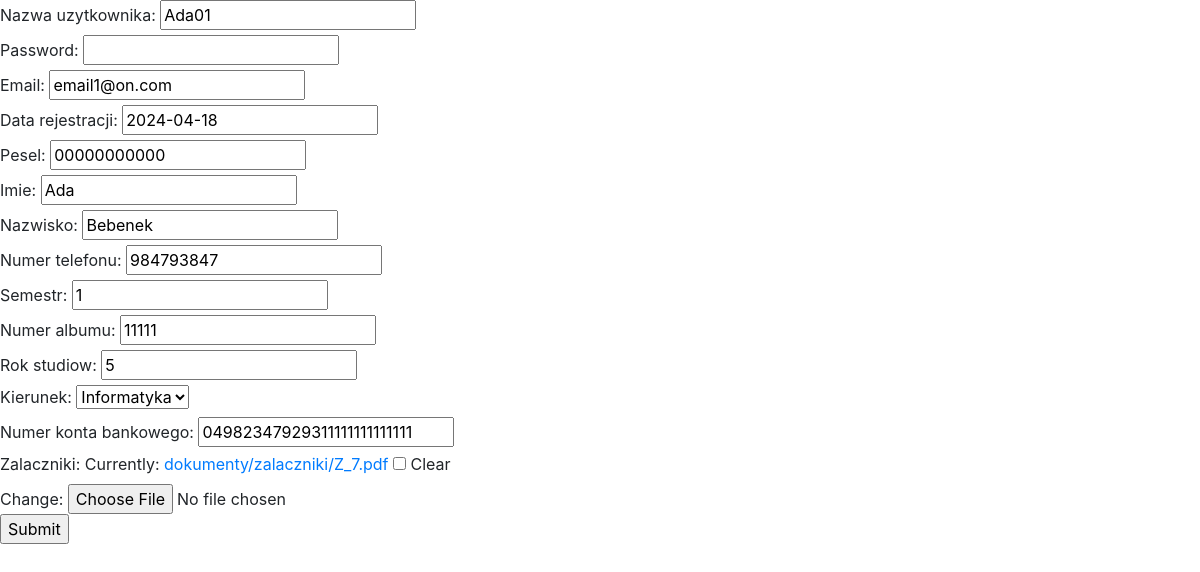
Page /edytuj_studenta/1/ on the committed database.
### api/models.py (models this page shows, shortened)
class Student(AbstractBaseUser):
    id_student = models.IntegerField(primary_key=True, blank=True)
    nazwa_uzytkownika = models.CharField(null=True, unique=True, max_length = 20)
    email = models.CharField(null=True, unique = True, max_length = 60)
    data_rejestracji = models.DateField(null=True)
    ikonka = models.ImageField(null=True, max_length = 50, blank=True, upload_to='dokumenty/ikonki')
    pesel = models.CharField(null=True, unique = True, max_length=11, validators=[validate_digits_only])
    imie = models.CharField(null=True, max_length=20)
    nazwisko = models.CharField(null=True, max_length=35)
    zalaczniki = models.FileField(null=True, upload_to='dokumenty/zalaczniki', blank = True)
    numer_telefonu = models.CharField(null=True, unique = True, max_length=9, validators=[validate_digits_only])
    semestr = models.CharField(null=True, max_length=1, validators=[validate_digits_only])
    numer_albumu = models.CharField(null=True, max_length=5, validators=[validate_digits_only])
    rok_studiow = models.CharField(null=True, max_length=1, validators=[validate_digits_only])
    kierunek = models.ForeignKey(Kierunek, on_delete=models.CASCADE)
    numer_konta_bankowego = models.CharField(null=True, max_length=26, validators=[validate_digits_only])
    USERNAME_FIELD = 'nazwa_uzytkownika'
    REQUIRED_FIELDS = ['email']

### api/views.py (the view)
# urls.py: path('edytuj_studenta/<str:pk>/', EdytujStudenta, name='edytuj_studenta'),
def EdytujStudenta(request,pk):
    student = Student.objects.get(id_student=pk)
    form = StudentRegistrationForm(instance=student)
    if request.method == 'POST':
        form = StudentRegistrationForm(request.POST, instance=student)
        if form.is_valid():
            form.save()
            return redirect('/admin_tables')
    context = {'form': form}
    return render(request, 'website/edytuj_studenta.html',context)

### api/forms.py (shortened to what this page needs)
class StudentRegistrationForm(forms.ModelForm):
    email = forms.EmailField()
    data_rejestracji = forms.DateField(initial=datetime.now())
    class Meta:
        model = Student
        fields = ['nazwa_uzytkownika', 'password', 'email', 'data_rejestracji', 'pesel', 'imie', 'nazwisko', 'numer_telefonu', 'semestr', 'numer_albumu', 'rok_studiow', 'kierunek', 'numer_konta_bankowego', 'zalaczniki']
        widgets = {
            'password': forms.PasswordInput()
        }
    def __init__(self, *args, **kwargs):
        super(StudentRegistrationForm, self).__init__(*args, **kwargs)

### api/models.py (called while the page is built)
    def __str__(self):
        return self.nazwa_kierunku

### api/templates/website/edytuj_studenta.html (shortened to what this page needs)
{% extends "navbar.html" %}
    {% block content %}
    <form action="" method="POST">
        {{form}}
        <input type="submit" name="Submit">
    </form>
    {% endblock %}

### rows in the picture
Student: nazwa_uzytkownika "Ada01", email "email1@on.com", data_rejestracji "2024-04-18", pesel "00000000000", imie "Ada", nazwisko "Bebenek", numer_telefonu "984793847", semestr "1", numer_albumu "11111", rok_studiow "5", kierunek "Informatyka", numer_konta_bankowego "04982347929311111111111111"
